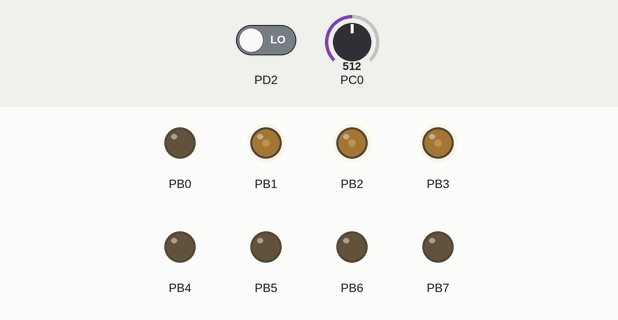
A program run on a simulated ATmega328P, built with avr-gcc and emulated at 16 MHz. Shown: output pins drawn as LEDs (lit = HIGH). The test bench sets the inputs (shaded band); at power-on: PC0 = 512, PD2 LOW.

Above: at 1.2 s.
1.3 s: PC0 set to 716
At 2.26 s:
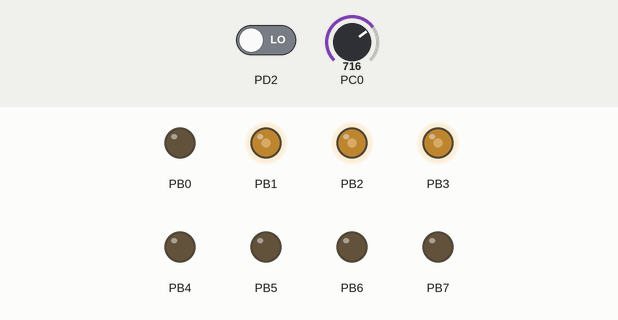
4.3 s: PD2 driven HIGH
At 4.67 s:
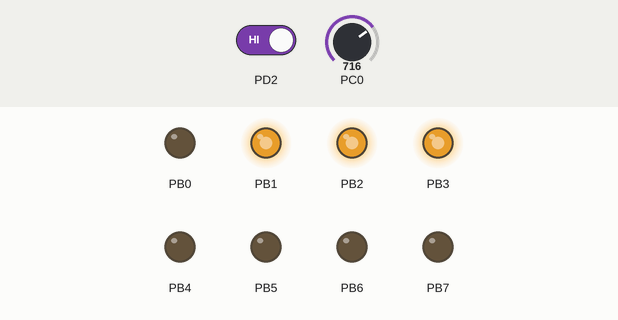
7.3 s: PC0 set to 0
Timing chart, 0 to 10.3 s (numbered marks = the images above; inputs shaded):
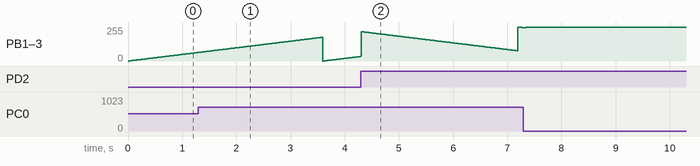

The program:

main.c
```c
#include <avr/io.h>
#define F_CPU 16000000UL
#include <util/delay.h>
#include "avr/interrupt.h"

//////////////////////////////////////////////////////////////////////////////////////////////////////////////////////////////////////
//																																	//
// Final Exam Task:																													//
// Set up three LEDs which will slowly change from dark to bright, with the max brightness controlled by a potentiometer.			//
// Hook a button up to EXT_INT0 which will toggle whether the LEDs fade from dark to bright or bright to dark.						//
// selected LED.																													//
//																																	//
// Circuit setup:  Button for triggering EXT_INT0, connected to 5V, GND, and pin D2													//
//				   Potentiometer for controlling max brightness, connected to analog pin A0 (PORT C), 5V and GND					//
//				   3 LEDs connected to PORT B pins 9, 10 and 11 respectively, and GND												//
//																																	//
// Requirements:   1. The LEDs will have their max brightness proportional to the value set by a potentiometer.					    //
//																																    //
//				   2. The button connected to EXT_INT0 will toggle whether the LEDs fade from dark to bright or bright to dark.     //
//																																	//
//////////////////////////////////////////////////////////////////////////////////////////////////////////////////////////////////////

int direction_of_fading = 0;
int brightness = 0;

int main(void)
{
	cli();

	// Timer 1 and Timer 2 Setup
	TCCR1A |= (1<<WGM10) | (1<<COM1A1) | (1<<COM1B1);		// Fast PWM mode, 8-bit for OCR1A and OCR1B
	TCCR1B |= (1<<WGM12) | (1<<CS10);						// Set prescalar to 1
	TCCR2A |= (1<<WGM21) | (1<<WGM20) | (1<<COM2A1);		// Fast PWM mode, 8-bit for OCR2A
	TCCR2B |= (1<<CS20);									// Set prescalar to 1

	// ADC Setup (Potentiometer)
	ADCSRA  = 0b10000111;									// Enable Analog Digital Converter, set prescaler to 128
	ADCSRB  = 0b00000000;									// Free Running mode
	ADMUX   = 0b00000000;									// Select ADC0 as input, AREF pin to be V_Ref
	DDRC    = 0x00;											// Set PORTC as input

	// External Interrupt Setup (Button)
	EIMSK   = 0b000000001;									// Enable external interrupt (INT0)
	EICRA   = 0b000000011;									// Trigger on rising edge
	DDRD   &= (0 << 2);										// Set INT0 pin to input

	// LED Setup
	DDRB    = 0xFF;											// Setting PORTB as output
	PORTB   = 0b00001110;									// Setting LED pins as output

	sei();													// Enabling interrupts globally


	// Loop for fading
	while(1)
	{
		if(direction_of_fading == 0)
		{
			// Setting fast PWM to non-inverting mode
			TCCR1A = 0b10100001;
			TCCR2A = 0b10000011;

			// Start an ADC conversion by setting ADSC bit
			ADCSRA |= (1 << ADSC);

			// Wait until the ADSC bit has been cleared (the conversion has been completed)
			while(ADCSRA & (1 << ADSC));

			// Start from brightness = 0 and increase brightness until value set by potentiometer
			OCR1A = brightness;
			OCR1B = brightness;
			OCR2A = brightness;
			_delay_ms(20);
			brightness += 1;
			if (brightness >= (ADC/4))	// Here ADC is divided by 4 as ADC is a 10-bit value and we are using 8-bit fast PWM mode
			{							// 10-bit fast PWM is only available in timer 1 not in timer 2 in data sheet
				brightness = 0;
				OCR1A = 0;
				OCR1B = 0;
				OCR2A = 0;
			}
		}
		else // Direction_of_fading = 1
		{
			// Setting fast PWM to inverting mode
			TCCR1A = 0b11110001;
			TCCR2A = 0b11000011;

			// Start an ADC conversion by setting ADSC bit
			ADCSRA |= (1 << ADSC);

			// Wait until the ADSC bit has been cleared (the conversion has been completed)
			while(ADCSRA & (1 << ADSC));

			// Start from brightness = 0 and increase brightness until value set by potentiometer
			OCR1A = brightness;
			OCR1B = brightness;
			OCR2A = brightness;
			_delay_ms(20);
			brightness += 1;
			if (brightness >= (ADC/4))	// Here ADC is divided by 4 as ADC is a 10-bit value and we are using 8-bit fast PWM mode
			{							// 10-bit fast PWM is only available in timer 1 not in timer 2 in data sheet
				brightness = 0;
				OCR1A = 0;
				OCR1B = 0;
				OCR2A = 0;
			}
		}
	}
}

// Timer compare function
ISR(TIMER1_COMPA_vect)
{
	PORTB ^= 0xFF;
}

// Pressing the button simply changes the variable 'direction_of_fading'
// This determines whether the timers are in non-inverting fast PWM mode or inverting fast PWM mode
ISR(INT0_vect)
{
	if(direction_of_fading == 0)
	{
		direction_of_fading = 1;
	}
	else // Direction_of_fading = 1
	{
		direction_of_fading = 0;
	}
}
```
